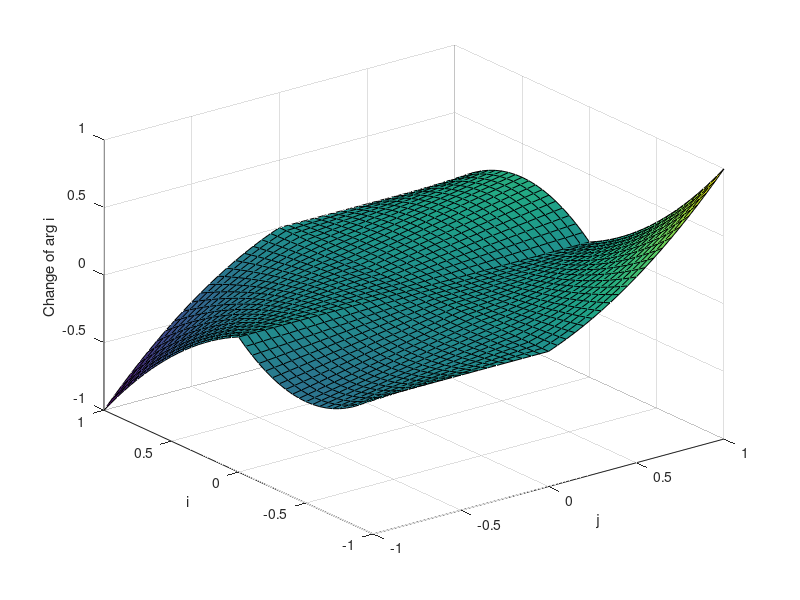
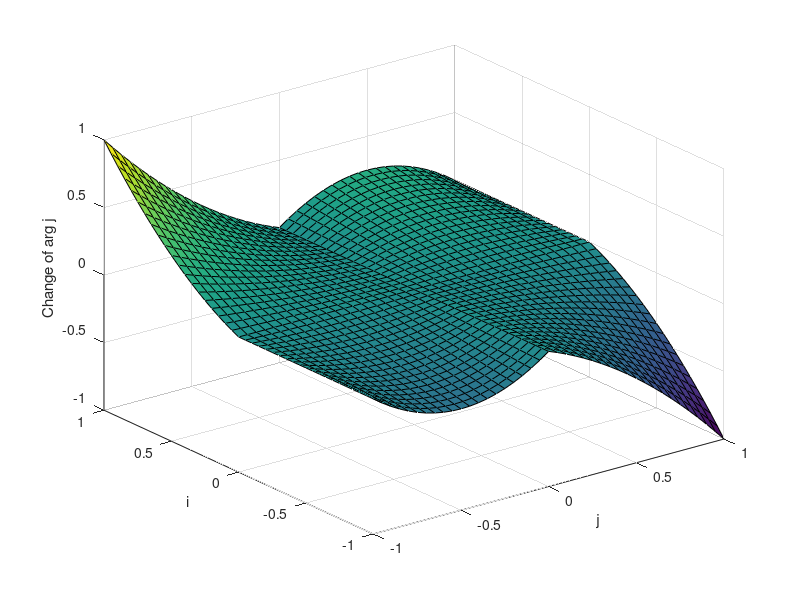
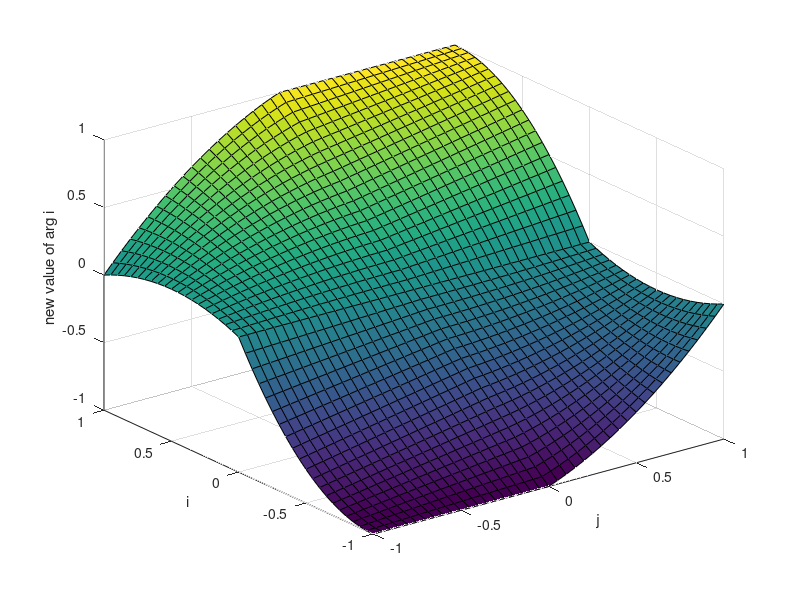
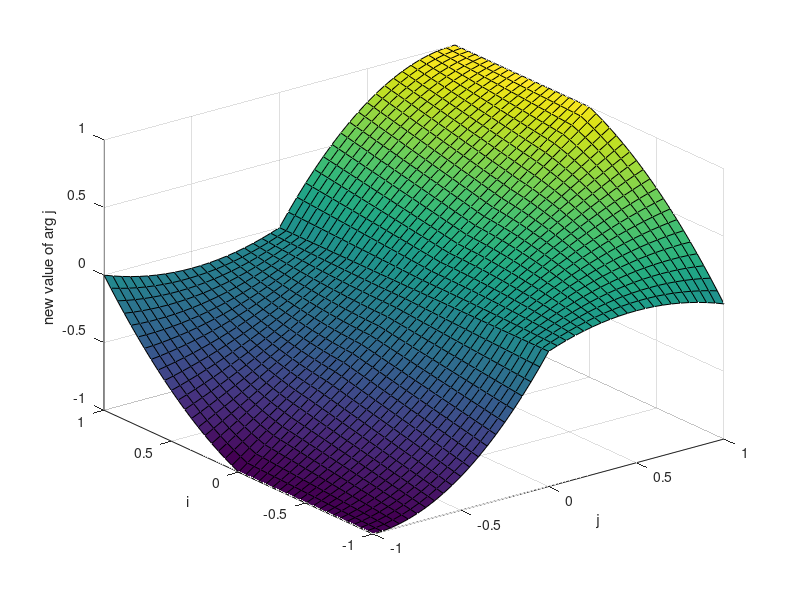

Write MATLAB code to recreate these figures, in order.
%%argument change calculator

x=-1:0.05:1;
chmati=zeros(size(x,2),size(x,2));
chmatj=zeros(size(x,2),size(x,2));

nmati=zeros(size(x,2),size(x,2));
nmatj=zeros(size(x,2),size(x,2));

c=1;

for i=1:size(x,2)
    for j=1:size(x,2)
        argmat(1)=x(i);
        argmat(2)=x(j);
        
        targmat=argmat;
        
        if argmat(1)*argmat(2)>0
            argmat(1)=targmat(1)+targmat(2)*(1-abs(targmat(1)))^c*abs(targmat(1));
            argmat(2)=targmat(2)+targmat(1)*(1-abs(targmat(2)))^c*abs(targmat(2));
        else
            argmat(1)=targmat(1)+1/2*(targmat(2)-targmat(1))*abs(targmat(1)*targmat(2));
            argmat(2)=targmat(2)+1/2*(targmat(1)-targmat(2))*abs(targmat(2)*targmat(1));
        end
        
        chmati(i,j)=argmat(1)-x(i);
        chmatj(i,j)=argmat(2)-x(j);
        
        nmati(i,j)=argmat(1);
        nmatj(i,j)=argmat(2);
    end
end


figure;
surf(x,x,chmati);
xlabel('j');
ylabel('i');
zlabel('Change of arg i');

figure;
surf(x,x,chmatj);
xlabel('j');
ylabel('i');
zlabel('Change of arg j');



figure;
surf(x,x,nmati);
xlabel('j');
ylabel('i');
zlabel('new value of arg i');

figure;
surf(x,x,nmatj);
xlabel('j');
ylabel('i');
zlabel('new value of arg j');